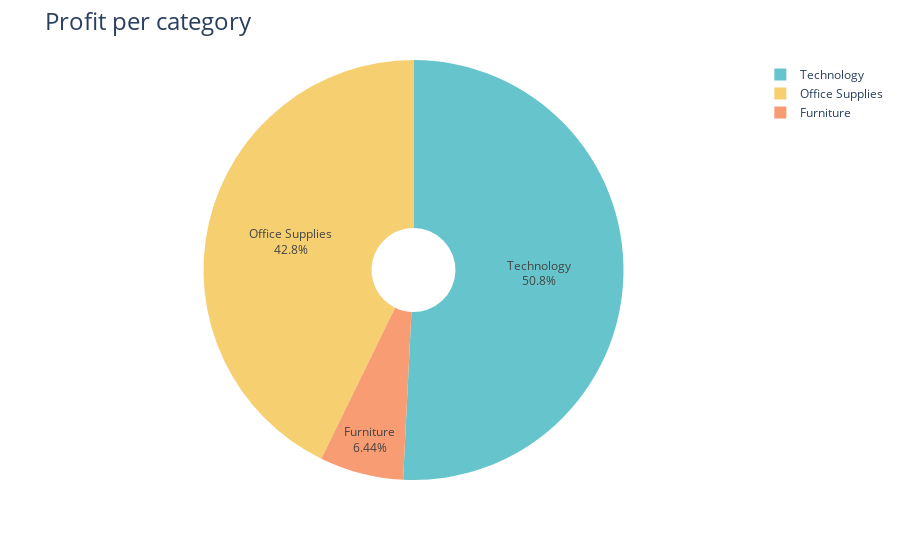

Notebook cell for this chart:
### Code cell
fig = px.pie(profit_per_category, 
             values='Profit', 
             names='Category', 
             hole=0.2, 
             color_discrete_sequence=px.colors.qualitative.Pastel)

fig.update_traces(textposition='inside', textinfo='percent+label')
fig.update_layout(title_text='Profit per category', title_font=dict(size=24))

fig.show()

### Figure 1 — Plotly figure (JSON) as saved in the notebook; plotly's stock layout.template omitted (floating-point values rounded to 4 significant figures)
{"data": [{"domain": {"x": [0, 1], "y": [0, 1]}, "hole": 0.2, "hovertemplate": "Category=%{label}<br>Profit=%{value}<extra></extra>", "labels": ["Furniture", "Office Supplies", "Technology"], "legendgroup": "", "name": "", "showlegend": true, "textinfo": "percent+label", "textposition": "inside", "type": "pie", "values": [18450.0, 122500.0, 145500.0]}], "layout": {"autosize": true, "legend": {"tracegroupgap": 0}, "margin": {"t": 60}, "piecolorway": ["rgb(102, 197, 204)", "rgb(246, 207, 113)", "rgb(248, 156, 116)", "rgb(220, 176, 242)", "rgb(135, 197, 95)", "rgb(158, 185, 243)", "rgb(254, 136, 177)", "rgb(201, 219, 116)", "rgb(139, 224, 164)", "rgb(180, 151, 231)", "rgb(179, 179, 179)"], "title": {"font": {"size": 24}, "text": "Profit per category"}}}
